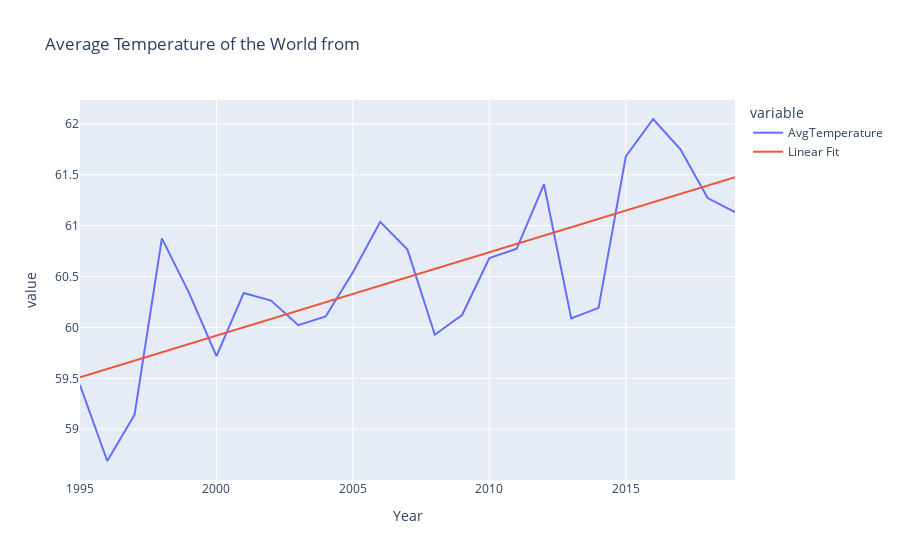

This figure's notebook cell:
### Code cell
#There are lot of zeros since 2020
CYT = CYT[CYT['AvgTemperature']>-70]

CYT = CYT[CYT['Year']<2020]

data = CYT[['Year','AvgTemperature']].groupby('Year').mean()
linfit = np.polyfit(data.index,data['AvgTemperature'],deg=1)
linfit = linfit[0]*data.index + linfit[1]

fig = px.line(data,title='Average Temperature of the World from')
fig.add_trace(go.Scatter(x=data.index,y=linfit,name='Linear Fit'))

### Figure 1 — Plotly figure (JSON) as saved in the notebook; plotly's stock layout.template omitted (floating-point values rounded to 4 significant figures)
{"data": [{"hovertemplate": "variable=AvgTemperature<br>Year=%{x}<br>value=%{y}<extra></extra>", "legendgroup": "AvgTemperature", "line": {"color": "#636efa", "dash": "solid"}, "marker": {"symbol": "circle"}, "mode": "lines", "name": "AvgTemperature", "orientation": "v", "showlegend": true, "type": "scatter", "x": [1995, 1996, 1997, 1998, 1999, 2000, 2001, 2002, 2003, 2004, 2005, 2006, 2007, 2008, 2009, 2010, 2011, 2012, 2013, 2014, 2015, 2016, 2017, 2018, 2019], "xaxis": "x", "y": [59.43, 58.69, 59.14, 60.88, 60.34, 59.72, 60.34, 60.26, 60.02, 60.11, 60.54, 61.04, 60.76, 59.93, 60.12, 60.68, 60.77, 61.41, 60.09, 60.19, 61.68, 62.05, 61.75, 61.27, 61.13], "yaxis": "y"}, {"name": "Linear Fit", "type": "scatter", "x": [1995, 1996, 1997, 1998, 1999, 2000, 2001, 2002, 2003, 2004, 2005, 2006, 2007, 2008, 2009, 2010, 2011, 2012, 2013, 2014, 2015, 2016, 2017, 2018, 2019], "y": [59.51, 59.59, 59.67, 59.76, 59.84, 59.92, 60.0, 60.08, 60.17, 60.25, 60.33, 60.41, 60.49, 60.58, 60.66, 60.74, 60.82, 60.9, 60.99, 61.07, 61.15, 61.23, 61.31, 61.4, 61.48]}], "layout": {"legend": {"title": {"text": "variable"}, "tracegroupgap": 0}, "title": {"text": "Average Temperature of the World from"}, "xaxis": {"anchor": "y", "domain": [0, 1], "title": {"text": "Year"}}, "yaxis": {"anchor": "x", "domain": [0, 1], "title": {"text": "value"}}}}
